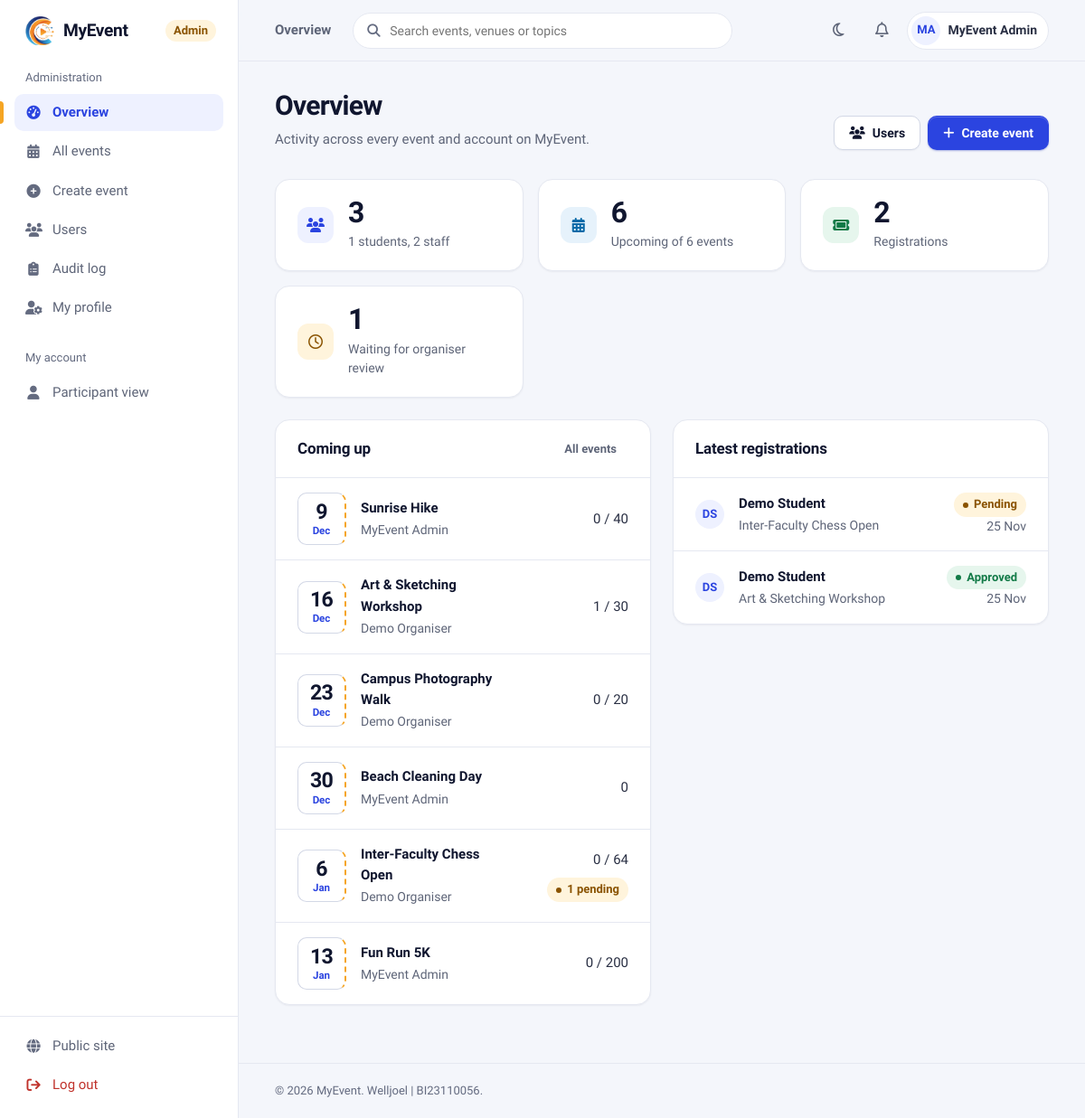
/admin/index.php (signed in), run on the app's committed database.
### tables this page shows
CREATE TABLE IF NOT EXISTS `users` (
  `user_id` int(11) NOT NULL AUTO_INCREMENT,
  `category` enum('Staff','Student','Public') NOT NULL,
  `name` varchar(255) NOT NULL,
  `email` varchar(255) NOT NULL,
  `phone` varchar(20) DEFAULT NULL,
  `organization` varchar(255) NOT NULL,
  `recommend_events` text DEFAULT NULL,
  `password` varchar(255) NOT NULL,
  `role` enum('Admin','User') NOT NULL DEFAULT 'User',
  `created_at` timestamp NOT NULL DEFAULT current_timestamp(),
  `bio` text DEFAULT NULL,
  `profile_pic` varchar(255) DEFAULT NULL,
  PRIMARY KEY (`user_id`),
  UNIQUE KEY `email` (`email`)
);

CREATE TABLE IF NOT EXISTS `events` (
  `event_id` int(11) NOT NULL AUTO_INCREMENT,
  `event_name` varchar(255) NOT NULL,
  `description` text DEFAULT NULL,
  `contact_no` varchar(20) DEFAULT NULL,
  `category_id` int(10) unsigned DEFAULT NULL,
  `venue` varchar(255) NOT NULL,
  `event_date` date NOT NULL,
  `event_time` time NOT NULL,
  `end_time` time DEFAULT NULL,
  `mode` enum('Physical','Online','Hybrid') NOT NULL DEFAULT 'Physical',
  `remarks` text DEFAULT NULL,
  `visibility` enum('Public','Private') NOT NULL DEFAULT 'Public',
  `poster_path` varchar(255) DEFAULT NULL,
  `created_by` int(11) DEFAULT NULL,
  `created_at` timestamp NOT NULL DEFAULT current_timestamp(),
  `fee` decimal(10,2) NOT NULL DEFAULT 0.00,
  `reg_close_date` date DEFAULT NULL,
  `max_participants` int(11) NOT NULL DEFAULT 0,
  PRIMARY KEY (`event_id`),
  KEY `category_id` (`category_id`),
  KEY `fk_events_createdby` (`created_by`),
  KEY `idx_events_date` (`event_date`),
  CONSTRAINT `events_ibfk_1` FOREIGN KEY (`category_id`) REFERENCES `event_category` (`category_id`) ON DELETE SET NULL ON UPDATE CASCADE,
  CONSTRAINT `fk_events_createdby` FOREIGN KEY (`created_by`) REFERENCES `users` (`user_id`) ON DELETE SET NULL ON UPDATE CASCADE,
  CONSTRAINT `chk_events_fee` CHECK (`fee` >= 0),
  CONSTRAINT `chk_events_capacity` CHECK (`max_participants` >= 0)
);

### include/security.php (called while the page is built, shortened)
<?php
function e($value): string
{
    return htmlspecialchars((string) ($value ?? ''), ENT_QUOTES | ENT_SUBSTITUTE, 'UTF-8');
}
function current_user_id(): ?int
{
    return isset($_SESSION['user_id']) ? (int) $_SESSION['user_id'] : null;
}

### admin/index.php (the view, shortened to what this page needs)
<?php
require_once __DIR__ . '/../config.php';
$stats = [
    'users'    => (int) db_value($conn, 'SELECT COUNT(*) FROM users'),
    'students' => (int) db_value($conn, "SELECT COUNT(*) FROM users WHERE category = 'Student'"),
    'staff'    => (int) db_value($conn, "SELECT COUNT(*) FROM users WHERE category = 'Staff'"),
    'upcoming' => (int) db_value($conn, 'SELECT COUNT(*) FROM events WHERE event_date >= CURDATE()'),
    'events'   => (int) db_value($conn, 'SELECT COUNT(*) FROM events'),
    'regs'     => (int) db_value($conn, 'SELECT COUNT(*) FROM registrations'),
    'pending'  => (int) db_value($conn, "SELECT COUNT(*) FROM registrations WHERE approval_status = 'Pending'"),
];
$upcoming = db_all($conn,
    "SELECT e.event_id, e.event_name, e.event_date, e.venue, e.max_participants, u.name AS organiser,
            (SELECT COUNT(*) FROM registrations r WHERE r.event_id = e.event_id AND r.approval_status = 'Approved') AS approved,
            (SELECT COUNT(*) FROM registrations r WHERE r.event_id = e.event_id AND r.approval_status = 'Pending') AS pending
     FROM events e LEFT JOIN users u ON u.user_id = e.created_by
     WHERE e.event_date >= CURDATE()
     ORDER BY e.event_date ASC LIMIT 6");
$recent = db_all($conn,
    'SELECT r.registration_date, r.approval_status, u.name, e.event_id, e.event_name
     FROM registrations r JOIN users u ON u.user_id = r.user_id JOIN events e ON e.event_id = r.event_id
     ORDER BY r.registration_date DESC, r.reg_id DESC LIMIT 6');
$page_title = 'Overview';
$nav_active = 'admin_overview';
$nav_area   = 'admin';
include ROOT_PATH . '/include/layout/app_start.php';
?>
<div class="page-header">
    <div>
        <h1>Overview</h1>
        <p>Activity across every event and account on <?= e(APP_NAME) ?>.</p>
    </div>
    <div class="page-header-actions">
        <a class="btn btn-secondary" href="users/manage.php"><i class="fa-solid fa-users"></i> Users</a>
        <a class="btn btn-primary" href="events/create.php"><i class="fa-solid fa-plus"></i> Create event</a>
    </div>
</div>
<div class="stats">
    <a class="stat" href="users/manage.php">
        <span class="stat-icon"><i class="fa-solid fa-users"></i></span>
        <span><span class="stat-value"><?= $stats['users'] ?></span><br><span class="stat-label"><?= $stats['students'] ?> students, <?= $stats['staff'] ?> staff</span></span>
    </a>
    <a class="stat" href="events/manage.php">
        <span class="stat-icon is-sky"><i class="fa-solid fa-calendar-days"></i></span>
        <span><span class="stat-value"><?= $stats['upcoming'] ?></span><br><span class="stat-label">Upcoming of <?= $stats['events'] ?> events</span></span>
    </a>
    <div class="stat">
        <span class="stat-icon is-green"><i class="fa-solid fa-ticket"></i></span>
        <span><span class="stat-value"><?= $stats['regs'] ?></span><br><span class="stat-label">Registrations</span></span>
    </div>
    <div class="stat">
        <span class="stat-icon is-amber"><i class="fa-regular fa-clock"></i></span>
        <span><span class="stat-value"><?= $stats['pending'] ?></span><br><span class="stat-label">Waiting for organiser review</span></span>
    </div>
</div>
<div class="grid-2">
    <section class="card">
        <div class="card-header">
            <h2 class="card-title">Coming up</h2>
            <a class="btn btn-ghost btn-sm" href="events/manage.php">All events</a>
        </div>
        <?php if ($upcoming): ?>
            <div class="table-wrap">
                <table class="table">
                    <tbody>
                    <?php foreach ($upcoming as $row): ?>
                        <tr>
                            <td>
                                <div class="event-cell">
                                    <?= datestub($row['event_date']) ?>
                                    <div>
                                        <a class="event-cell-title" href="organizer/manage_participants.php?event_id=<?= (int) $row['event_id'] ?>"><?= e($row['event_name']) ?></a>
                                        <div class="event-cell-meta"><?= e($row['organiser'] ?? 'No organiser') ?></div>
                                    </div>
                                </div>
                            </td>
                            <td class="num">
                                <?= (int) $row['approved'] ?><?= (int) $row['max_participants'] > 0 ? ' / ' . (int) $row['max_participants'] : '' ?>
                                <?php if ((int) $row['pending'] > 0): ?><span class="badge badge-warning cell-sub"><?= (int) $row['pending'] ?> pending</span><?php endif; ?>
                            </td>
                        </tr>
                    <?php endforeach; ?>
                    </tbody>
                </table>
            </div>
        <?php else: ?>
            <div class="empty-state"><i class="fa-regular fa-calendar"></i><h3>No upcoming events</h3><a class="btn btn-primary" href="events/create.php">Create event</a></div>
        <?php endif; ?>
    </section>
    <section class="card">
        <div class="card-header">
            <h2 class="card-title">Latest registrations</h2>
        </div>
        <?php if ($recent): ?>
            <div class="table-wrap">
                <table class="table">
                    <tbody>
                    <?php foreach ($recent as $row): ?>
                        <tr>
                            <td>
                                <div class="event-cell person-cell">
                                    <span class="avatar" aria-hidden="true"><?= e(initials($row['name'])) ?></span>
                                    <div>
                                        <div class="event-cell-title"><?= e($row['name']) ?></div>
                                        <a class="event-cell-meta" href="organizer/manage_participants.php?event_id=<?= (int) $row['event_id'] ?>"><?= e($row['event_name']) ?></a>
                                    </div>
                                </div>
                            </td>
                            <td class="actions"><?= status_badge($row['approval_status']) ?><div class="cell-muted"><?= e(date('j M', strtotime($row['registration_date']))) ?></div></td>
                        </tr>
                    <?php endforeach; ?>
                    </tbody>
                </table>
            </div>
        <?php else: ?>
            <div class="empty-state"><i class="fa-solid fa-ticket"></i><h3>No registrations yet</h3></div>
        <?php endif; ?>
    </section>
</div>
<?php include ROOT_PATH . '/include/layout/app_end.php'; ?>

### include/layout/app_start.php (shortened to what this page needs)
<?php
$page_title = $page_title ?? APP_NAME;
$nav_active = $nav_active ?? '';
$nav_area   = $nav_area ?? 'user';
$__uid    = current_user_id();
$__me     = db_all($conn, 'SELECT name, profile_pic FROM users WHERE user_id = ?', 'i', [$__uid])[0]
            ?? ['name' => $_SESSION['name'] ?? '', 'profile_pic' => null];
$__unread = (int) db_value($conn, 'SELECT COUNT(*) FROM notifications WHERE user_id = ? AND is_read = 0', 'i', [$__uid]);
$__avatar = avatar_url($__me['profile_pic']);
$u = BASE_URL;
if ($nav_area === 'admin') {
    $nav = [
        'Administration' => [
            'admin_overview' => ['Overview',     'fa-gauge-high',    $u . 'admin/index.php'],
            'admin_events'   => ['All events',   'fa-calendar-days', $u . 'admin/events/manage.php'],
            'admin_create'   => ['Create event', 'fa-circle-plus',   $u . 'admin/events/create.php'],
            'admin_users'    => ['Users',        'fa-users',         $u . 'admin/users/manage.php'],
            'admin_audit'    => ['Audit log',    'fa-clipboard-list', $u . 'admin/audit.php'],
            'admin_profile'  => ['My profile',   'fa-user-gear',     $u . 'admin/profile.php'],
        ],
        'My account' => [
            'dashboard'      => ['Participant view', 'fa-user',      $u . 'users/dashboard.php'],
        ],
    ];
}
$__profileUrl = $nav_area === 'admin' ? $u . 'admin/profile.php' : $u . 'users/profile.php';
?>
<!DOCTYPE html>
<html lang="en">
<head>
    <link rel="stylesheet" href="https://cdnjs.cloudflare.com/ajax/libs/font-awesome/6.5.0/css/all.min.css">
    <link rel="stylesheet" href="<?= e($u) ?>assets/css/app.css?v=10">
</head>
<body class="app">
<aside class="sidebar" id="sidebar" aria-label="Main navigation">
    <a class="sidebar-brand" href="<?= e($u) ?>index.php">
        <img src="<?= e($u) ?>assets/img/logo.png" alt="">
        <?= e(APP_NAME) ?>
        <?php if ($nav_area === 'admin'): ?><small>Admin</small><?php endif; ?>
    </a>
    <nav class="sidebar-nav">
        <?php foreach ($nav as $__group => $__links): ?>
            <div class="sidebar-group">
                <div class="sidebar-group-title"><?= e($__group) ?></div>
                <?php foreach ($__links as $__key => $__l): $__on = $__key === $nav_active; ?>
                    <a class="nav-link<?= $__on ? ' is-active' : '' ?>" href="<?= e($__l[2]) ?>"<?= $__on ? ' aria-current="page"' : '' ?>>
                        <i class="fa-solid <?= e($__l[1]) ?>" aria-hidden="true"></i><?= e($__l[0]) ?>
                    </a>
                <?php endforeach; ?>
            </div>
        <?php endforeach; ?>
    </nav>
    <div class="sidebar-footer">
        <a class="nav-link" href="<?= e($u) ?>index.php"><i class="fa-solid fa-globe" aria-hidden="true"></i>Public site</a>
        <form action="<?= e($u) ?>auth/logout.php" method="POST">
            <button type="submit" class="nav-link is-danger"><i class="fa-solid fa-arrow-right-from-bracket" aria-hidden="true"></i>Log out</button>
        </form>
    </div>
</aside>
<div class="app-shell">
    <header class="topbar">
        <p class="topbar-title"><?= e($page_title) ?></p>
        <form class="topbar-search" action="<?= e($u) ?>browse_events.php" method="GET" role="search">
            <i class="fa-solid fa-magnifying-glass" aria-hidden="true"></i>
            <input id="topbar-q" type="search" name="q" placeholder="Search events, venues or topics">
        </form>
        <div class="topbar-actions">
            <button type="button" class="icon-btn theme-toggle" data-theme-toggle aria-label="Switch to dark theme" title="Switch theme">
                <i class="fa-regular fa-moon" aria-hidden="true"></i><i class="fa-regular fa-sun" aria-hidden="true"></i>
            </button>
            <a class="icon-btn" href="<?= e($u) ?>users/notifications.php" aria-label="Notifications<?= $__unread ? ' (' . $__unread . ' unread)' : '' ?>">
                <i class="fa-regular fa-bell"></i>
            </a>
            <a class="user-chip" href="<?= e($__profileUrl) ?>">
                <?php if ($__avatar): ?>
                    <img class="avatar" src="<?= e($__avatar) ?>" alt="">
                <?php else: ?>
                    <span class="avatar" aria-hidden="true"><?= e(initials($__me['name'])) ?></span>
                <?php endif; ?>
                <span class="user-chip-name"><?= e($__me['name']) ?></span>
            </a>
        </div>
    </header>
    <main class="app-main" id="main">

### include/helpers.php (shortened to what this page needs)
<?php
function avatar_url(?string $file): ?string
{
    return null;
}
function datestub(?string $date): string
{
    if (!$date || !($ts = strtotime($date))) {
        return '<span class="datestub is-past" aria-label="No date"><b>–</b><span>TBA</span></span>';
    }
    $past = date('Y-m-d', $ts) < date('Y-m-d') ? ' is-past' : '';
    return '<span class="datestub' . $past . '" aria-label="' . e(date('j F Y', $ts)) . '"><b>'
        . date('j', $ts) . '</b><span>' . date('M', $ts) . '</span></span>';
}
function status_badge(?string $status): string
{
    $map = [
        'Approved' => 'badge-success', 'Present' => 'badge-success', 'Public' => 'badge-info',
        'Pending'  => 'badge-warning', 'Private' => 'badge-warning',
        'Rejected' => 'badge-danger',
        'Absent'   => '',
        'Admin'    => 'badge-brand', 'User' => '',
    ];
    $status = $status ?: 'Unknown';
    return '<span class="badge ' . ($map[$status] ?? '') . '">' . e($status) . '</span>';
}
function initials(?string $name): string
{
    $parts = preg_split('/\s+/', trim((string) $name)) ?: [];
    $letters = '';
    foreach (array_slice(array_filter($parts), 0, 2) as $p) {
        $letters .= mb_strtoupper(mb_substr($p, 0, 1));
    }
    return $letters ?: '?';
}
function db_all(mysqli $conn, string $sql, string $types = '', array $params = []): array
{
    $stmt = $conn->prepare($sql);
    if ($types !== '') {
        $stmt->bind_param($types, ...$params);
    }
    $stmt->execute();
    $rows = $stmt->get_result()->fetch_all(MYSQLI_ASSOC);
    return $rows;
}
function db_value(mysqli $conn, string $sql, string $types = '', array $params = [])
{
    $stmt = $conn->prepare($sql);
    if ($types !== '') {
        $stmt->bind_param($types, ...$params);
    }
    $stmt->execute();
    $row = $stmt->get_result()->fetch_row();
    return $row[0] ?? null;
}

### data on the page
users: name "MA", name "MyEvent Admin"
events: event_date "9", event_date "Dec", event_name "Sunrise Hike", created_by.name "MyEvent Admin", approved "0", max_participants "40"
events: event_date "16", event_date "Dec", event_name "Art & Sketching Workshop", created_by.name "Demo Organiser", approved "1", max_participants "30"
events: event_date "23", event_date "Dec", event_name "Campus Photography Walk", created_by.name "Demo Organiser", approved "0", max_participants "20"
events: event_date "30", event_date "Dec", event_name "Beach Cleaning Day", created_by.name "MyEvent Admin", approved "0"
events: event_date "6", event_date "Jan", event_name "Inter-Faculty Chess Open", created_by.name "Demo Organiser", approved "0", max_participants "64", pending "1"
events: event_date "13", event_date "Jan", event_name "Fun Run 5K", created_by.name "MyEvent Admin", approved "0", max_participants "200"

### other printed values
APP_NAME "MyEvent"
$__group "Administration"
$__l[0] "Overview"
$__l[0] "All events"
$__l[0] "Create event"
$__l[0] "Users"
$__l[0] "Audit log"
$__l[0] "My profile"
$__group "My account"
$__l[0] "Participant view"
$page_title "Overview"
$stats['users'] "3"
$stats['students'] "1"
$stats['staff'] "2"
$stats['upcoming'] "6"
